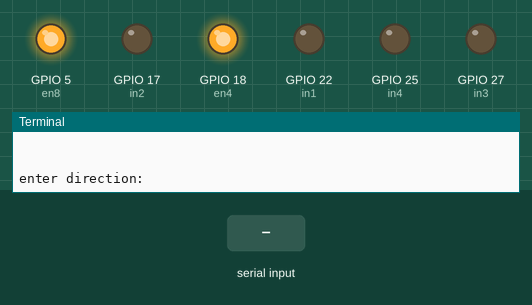
This program was run on a simulated Raspberry Pi (BCM pin numbers). Parts: output pins drawn as LEDs (lit = HIGH), the last lines printed to the terminal. The test bench sets the inputs (shaded band).

Above: at 1.2 s.
1.3 s: "s" typed at the terminal, then Enter
At 1.7 s:
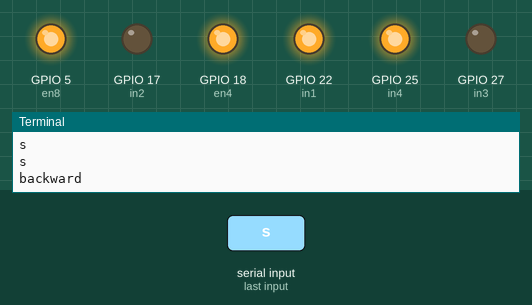
3.3 s: "z" typed at the terminal, then Enter
At 3.7 s:
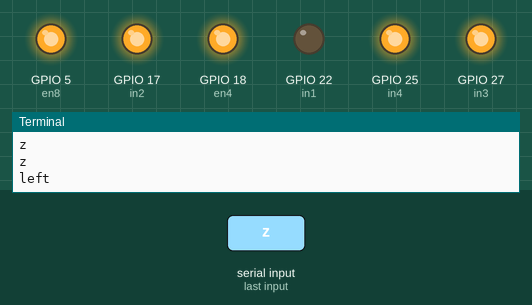
5.3 s: "c" typed at the terminal, then Enter
At 5.7 s:
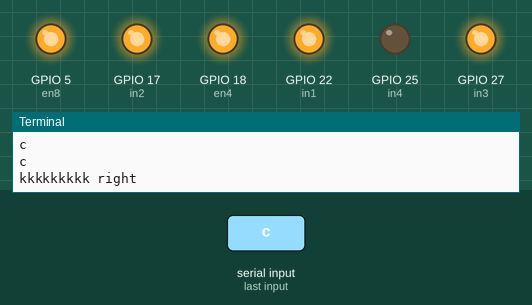
7.3 s: "w" typed at the terminal, then Enter
At 7.6 s:
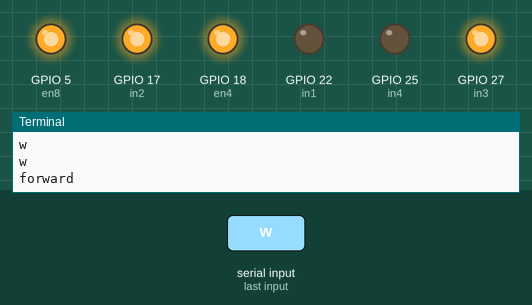
9.3 s: "a" typed at the terminal, then Enter
At 10.3 s:
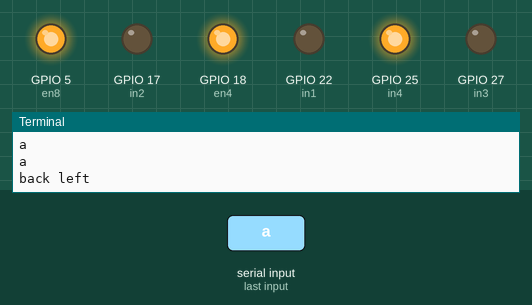
12.3 s: "d" typed at the terminal, then Enter
At 12.6 s:
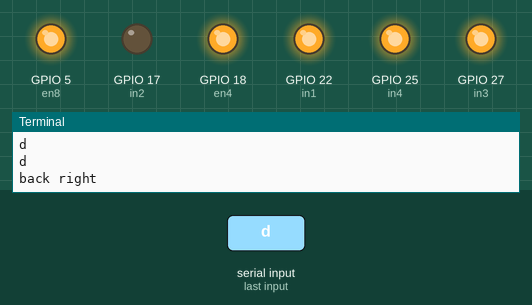
Timing chart, 0 to 15.3 s (numbered marks = the images above; inputs shaded):
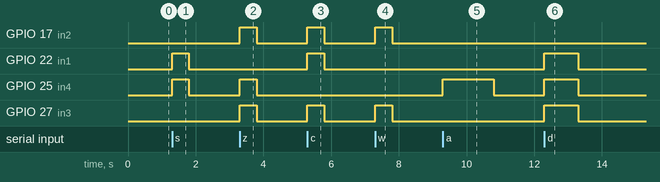

Measured:
- after the input at 1.3 s, GPIO 22 (in1), GPIO 25 (in4): LOW → HIGH at once, → LOW 0.50 s later
- after the input at 3.3 s, GPIO 17 (in2), GPIO 25 (in4), GPIO 27 (in3): LOW → HIGH at once, → LOW 0.50 s later
- after the input at 5.3 s, GPIO 17 (in2), GPIO 22 (in1), GPIO 27 (in3): LOW → HIGH at once, → LOW 0.50 s later
- after the input at 7.3 s, GPIO 17 (in2), GPIO 27 (in3): LOW → HIGH at once, → LOW 0.50 s later
- after the input at 9.3 s, GPIO 25 (in4): LOW → HIGH at once, → LOW 1.5 s later
- after the input at 12.3 s, GPIO 22 (in1), GPIO 25 (in4), GPIO 27 (in3): LOW → HIGH at once, → LOW 1.0 s later

The program:

move.py
```python
import RPi.GPIO as GPIO
from time import sleep

in1 = 22
in2 = 17
in3 = 27
in4 = 25
en4 = 18
en8 = 5

print("initializing")
GPIO.setmode(GPIO.BCM)
print(in1)
GPIO.setup(in1,GPIO.OUT)
GPIO.setup(in2,GPIO.OUT)
GPIO.setup(in3,GPIO.OUT)
GPIO.setup(in4,GPIO.OUT)

GPIO.setup(en4,GPIO.OUT)
GPIO.setup(en8,GPIO.OUT)

GPIO.output(in1,GPIO.LOW)
GPIO.output(in2,GPIO.LOW)
GPIO.output(in3,GPIO.LOW)
GPIO.output(in4,GPIO.LOW)


p=GPIO.PWM(en4,1000)
p1=GPIO.PWM(en8,1000)

p.start(25)
p1.start(25)

p.ChangeDutyCycle(100)
p1.ChangeDutyCycle(100)


def backward(sec):
    GPIO.output(in1,GPIO.LOW)
    GPIO.output(in2,GPIO.HIGH)
    GPIO.output(in3,GPIO.HIGH)
    GPIO.output(in4,GPIO.HIGH)
    sleep(sec)
    GPIO.cleanup()

def forward(sec):

    GPIO.output(in1,GPIO.LOW)
    GPIO.output(in2,GPIO.HIGH)
    GPIO.output(in3,GPIO.HIGH)
    GPIO.output(in4,GPIO.LOW)
    sleep(sec)
    GPIO.cleanup()

def left(sec):

    GPIO.output(in1,GPIO.LOW)
    GPIO.output(in2,GPIO.HIGH)
    GPIO.output(in3,GPIO.LOW)
    GPIO.output(in4,GPIO.HIGH)
    sleep(sec)
    GPIO.cleanup()

def back_left(sec):
    print("back left")
    GPIO.output(in1,GPIO.LOW)
    GPIO.output(in2,GPIO.HIGH)
    GPIO.output(in3,GPIO.HIGH)
    GPIO.output(in4,GPIO.HIGH)
    sleep(sec)
    #GPIO.cleanup()


def right(sec):

    GPIO.output(in1,GPIO.HIGH)
    GPIO.output(in2,GPIO.LOW)
    GPIO.output(in3,GPIO.HIGH)
    GPIO.output(in4,GPIO.HIGH)
    sleep(sec)
    GPIO.cleanup()

def stop(sec):

    GPIO.output(in1,GPIO.LOW)
    GPIO.output(in2,GPIO.LOW)
    GPIO.output(in3,GPIO.LOW)
    GPIO.output(in4,GPIO.LOW)
    sleep(sec)


print("\n")
print("--------------------------------------------------")
print("Press: w-forward s-backward a-left d-right x-stop q-quit")
print("--------------------------------------------------")
print("\n")
while(1):

    x=input("enter direction: ")
    sec = 0.5
    rsec = 1
    lsec = 1.5
    print(x)
    if x=="x":
        print("stop")
        #stop(3)
        GPIO.output(in1,GPIO.LOW)
        GPIO.output(in2,GPIO.LOW)
        GPIO.output(in3,GPIO.LOW)
        GPIO.output(in4,GPIO.LOW)
        sleep(sec)
        #GPIO.cleanup()
    elif x=="s":
        print("backward")
        #forward(3)
        GPIO.output(in1,GPIO.HIGH)
        GPIO.output(in2,GPIO.LOW)
        GPIO.output(in3,GPIO.LOW)
        GPIO.output(in4,GPIO.HIGH)
        sleep(sec)
        stop(0.3)
        #GPIO.cleanup()
    elif x=="z":
        print("left")
        #forward(3)
        GPIO.output(in1,GPIO.LOW)
        GPIO.output(in2,GPIO.HIGH)
        GPIO.output(in3,GPIO.HIGH)
        GPIO.output(in4,GPIO.HIGH)
        sleep(sec)
        stop(0.3)
        #GPIO.cleanup()
    elif x=="c":
        print("kkkkkkkkk right")
        #forward(3)
        GPIO.output(in1,GPIO.HIGH)
        GPIO.output(in2,GPIO.HIGH)
        GPIO.output(in3,GPIO.HIGH)
        GPIO.output(in4,GPIO.LOW)
        sleep(sec)
        stop(0.3)
        #GPIO.cleanup()

    elif x=='w':
        print("forward")
        #backward(3)
        GPIO.output(in1,GPIO.LOW)
        GPIO.output(in2,GPIO.HIGH)
        GPIO.output(in3,GPIO.HIGH)
        GPIO.output(in4,GPIO.LOW)
        sleep(sec)
        stop(0.3)
        #GPIO.cleanup()
    elif x=='a':
        print("back left")
        GPIO.output(in1,GPIO.LOW)
        GPIO.output(in2,GPIO.LOW)
        GPIO.output(in3,GPIO.LOW)
        GPIO.output(in4,GPIO.HIGH)
        sleep(lsec)
        stop(0.3)
        #GPIO.cleanup()
        #left(3)
    elif x=='d':
        print("back right")
        #right(3)
        GPIO.output(in1,GPIO.HIGH)
        GPIO.output(in2,GPIO.LOW)
        GPIO.output(in3,GPIO.HIGH)
        GPIO.output(in4,GPIO.HIGH)
        sleep(rsec)
        stop(0.3)
        #GPIO.cleanup()
    elif x=='q':
        print("ending program...")
        GPIO.cleanup()
        break
    else:
        print("<<<  wrong data  >>>")
        print("please enter the defined data to continue.....")
        print("\n")
        print("--------------------------------------------------")
        print("Press: w-forward s-backward a-left d-right x-stop q-quit")
        print("--------------------------------------------------")
        print("\n")
```
